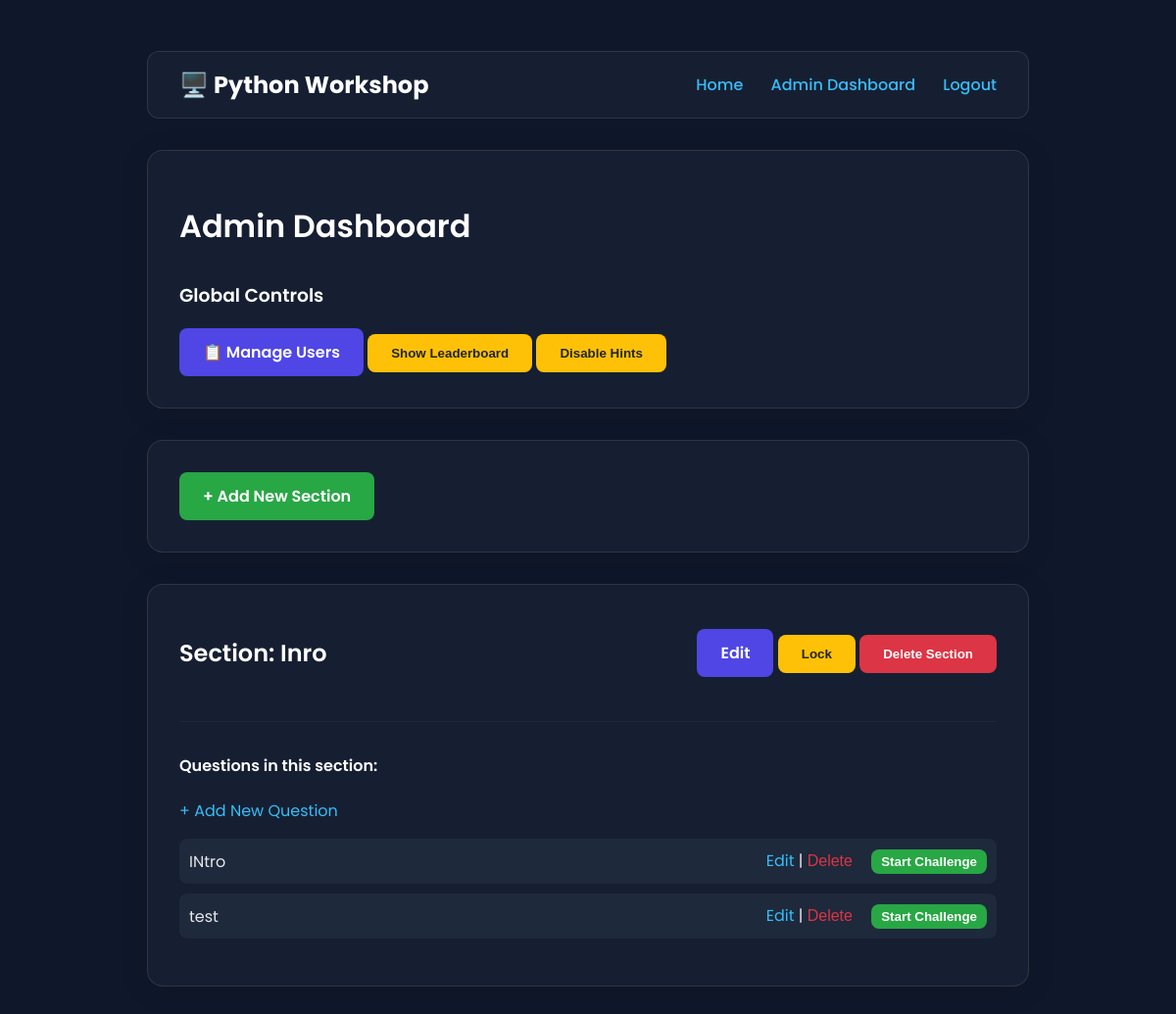
The app's page /admin/dashboard (signed in) with its own data.
### app/models.py (models this page shows, shortened)
class Section(db.Model):
    id = db.Column(db.Integer, primary_key=True)
    title = db.Column(db.String(100), nullable=False)
    is_unlocked = db.Column(db.Boolean, default=True)
    questions = db.relationship(
        'Question',
        backref='section',
        lazy='dynamic',
        cascade="all, delete-orphan"
    )

class Question(db.Model):
    id = db.Column(db.Integer, primary_key=True)
    section_id = db.Column(db.Integer, db.ForeignKey('section.id'), nullable=False)
    title = db.Column(db.String(100), nullable=False)
    description = db.Column(db.Text, nullable=False)
    starter_code = db.Column(db.Text)
    hints = db.Column(db.Text)
    difficulty = db.Column(db.Integer, default=1)
    has_file_manager = db.Column(db.Boolean, default=False, nullable=False)

### app/admin/routes.py (the view)
@bp.route('/dashboard')
@admin_required
def dashboard():
    leaderboard_setting = AppSetting.query.filter_by(key='leaderboard_visible').first()
    if not leaderboard_setting:
        leaderboard_setting = AppSetting(key='leaderboard_visible', value='False')
        db.session.add(leaderboard_setting)
        db.session.commit()
    leaderboard_visible = (leaderboard_setting.value == 'True')
    hints_setting = AppSetting.query.filter_by(key='hints_enabled').first()
    if not hints_setting:
        hints_setting = AppSetting(key='hints_enabled', value='False')
        db.session.add(hints_setting)
        db.session.commit()
    hints_enabled = (hints_setting.value == 'True')
    leaderboard_visible = (leaderboard_setting.value == 'True')
    sections = Section.query.order_by(Section.id).all()
    active_challenges = {c.q_id: c for c in Challenge.query.filter_by(is_active=True).all()}
    return render_template(
        'admin/dashboard.html',
        sections=sections,
        challenges=active_challenges,
        leaderboard_visible=leaderboard_visible,
    hints_enabled=hints_enabled
    )

### app/__init__.py (called while the page is built)
@login_manager.user_loader
def load_user(user_id):
    return User.query.get(int(user_id))

### app/admin/routes.py (called while the page is built)
def admin_required(f):
    @wraps(f)
    def decorated_function(*args, **kwargs):
        if not current_user.is_authenticated or current_user.role != 'admin':
            flash("You do not have permission to access this page.", "danger")
            return redirect(url_for('main.index'))
        return f(*args, **kwargs)
    return decorated_function

### app/main.py (called while the page is built)
@bp.app_context_processor
def inject_global_vars():
    leaderboard_setting = AppSetting.query.filter_by(key='leaderboard_visible').first()
    return dict(
        leaderboard_visible=(leaderboard_setting and leaderboard_setting.value == 'True')
    )

@bp.app_context_processor
def inject_global_vars():
    leaderboard_setting = AppSetting.query.filter_by(key='leaderboard_visible').first()
    hints_setting = AppSetting.query.filter_by(key='hints_enabled').first() # <-- ADD THIS
    return dict(
        leaderboard_visible=(leaderboard_setting and leaderboard_setting.value == 'True'),
        hints_enabled=(hints_setting and hints_setting.value == 'True') # <-- AND THIS
    )

### app/templates/admin/dashboard.html
{% extends "base.html" %}
{% block content %}
<div class="card">
    <h1>Admin Dashboard</h1>
    <div style="margin-top: 2rem;">
        <h3>Global Controls</h3>
        <a href="{{ url_for('admin.users') }}" class="btn">📋 Manage Users</a>
        <form action="{{ url_for('admin.toggle_leaderboard') }}" method="POST" style="display: inline;">
            <input type="submit" value="{{ 'Hide Leaderboard' if leaderboard_visible else 'Show Leaderboard' }}" class="btn btn-warning">
        </form>
    <form action="{{ url_for('admin.toggle_hints') }}" method="POST" style="display: inline;">
    <input type="submit" value="{{ 'Disable Hints' if hints_enabled else 'Enable Hints' }}" class="btn btn-warning">
</form>
    </div>
</div>
<div class="card">
    <a href="{{ url_for('admin.add_section') }}" class="btn btn-success">+ Add New Section</a>
</div>
{% for section in sections %}
    <div class="card">
        <div style="display: flex; justify-content: space-between; align-items: center;">
            <h2>Section: {{ section.title }} {% if not section.is_unlocked %}<span style="color: #ffc107;">(Locked)</span>{% endif %}</h2>
            <div>
                <a href="{{ url_for('admin.edit_section', section_id=section.id) }}" class="btn">Edit</a>
                <form action="{{ url_for('admin.toggle_section_lock', section_id=section.id) }}" method="POST" style="display: inline;">
                    <input type="submit" value="{{ 'Lock' if section.is_unlocked else 'Unlock' }}" class="btn btn-warning">
                </form>
                <form action="{{ url_for('admin.delete_section', section_id=section.id) }}" method="POST" style="display: inline;" onsubmit="return confirm('Are you sure you want to delete this entire section and all its questions?');">
                    <input type="submit" value="Delete Section" class="btn btn-danger">
                </form>
            </div>
        </div>
        <hr>
        <h4 style="margin-top: 20px;">Questions in this section:</h4>
        <a href="{{ url_for('admin.add_question', section_id=section.id) }}">+ Add New Question</a>
        <ul style="list-style: none; padding-left: 0;">
            {% for question in section.questions %}
                <li style="background: var(--slate-800); padding: 10px; border-radius: 8px; margin-top: 10px; display: flex; justify-content: space-between; align-items: center;">
                    <span>{{ question.title }}</span>
                    <span>
                        <a href="{{ url_for('admin.edit_question', question_id=question.id) }}">Edit</a> |
                        <form action="{{ url_for('admin.delete_question', question_id=question.id) }}" method="POST" style="display: inline;" onsubmit="return confirm('Are you sure you want to delete this question?');">
                            <input type="submit" value="Delete" style="color: #dc3545; border: none; background: none; cursor: pointer; padding: 0; font-size: 1em;">
                        </form>
                        {% set active_challenge = challenges.get(question.id) %}
                        {% if active_challenge %}
                            <form action="{{ url_for('admin.end_challenge', challenge_id=active_challenge.id) }}" method="POST" style="display: inline; margin-left: 15px;">
                                <input type="submit" value="End Challenge" class="btn btn-warning" style="padding: 5px 10px;">
                            </form>
                        {% else %}
                            <form action="{{ url_for('admin.start_challenge', question_id=question.id) }}" method="POST" style="display: inline; margin-left: 15px;">
                                <input type="submit" value="Start Challenge" class="btn btn-success" style="padding: 5px 10px;">
                            </form>
                        {% endif %}
                    </span>
                </li>
            {% else %}
                <li>No questions in this section yet.</li>
            {% endfor %}
        </ul>
    </div>
{% endfor %}
{% endblock %}

### app/static/css/style.css (style rules this page uses)
:root { --indigo-600: #4f46e5; --indigo-700: #4338ca; --slate-800: #1e293b; --slate-900: #0f172a; --sky-400: #38bdf8; --gray-200: #e5e7eb; --gray-400: #9ca3af; --white: #ffffff; }
body { font-family: 'Poppins', sans-serif; background-color: var(--slate-900); color: var(--gray-200); margin: 0; padding: 2rem; }
h1, h2, h3, h4 { color: var(--white); font-weight: 600; }
a { color: var(--sky-400); text-decoration: none; transition: color 0.2s ease; }
hr { border: none; border-top: 1px solid var(--slate-800); margin: 2rem 0; }
.card { background: rgba(30, 41, 59, 0.5); backdrop-filter: blur(10px); border: 1px solid rgba(255, 255, 255, 0.1); border-radius: 16px; padding: 2rem; margin-bottom: 2rem; box-shadow: 0 4px 30px rgba(0, 0, 0, 0.1); }
.btn { display: inline-block; padding: 0.75rem 1.5rem; background-color: var(--indigo-600); color: var(--white); border: none; border-radius: 8px; font-weight: 600; cursor: pointer; text-align: center; transition: background-color 0.2s ease; }
.btn-danger { background-color: #dc3545; }
.btn-warning { background-color: #ffc107; color: #212529; }
.btn-success { background-color: #28a745; }

### records on screen
Section: title "Inro", is_unlocked "Lock"
Question: title "INtro"
Question: title "test"
